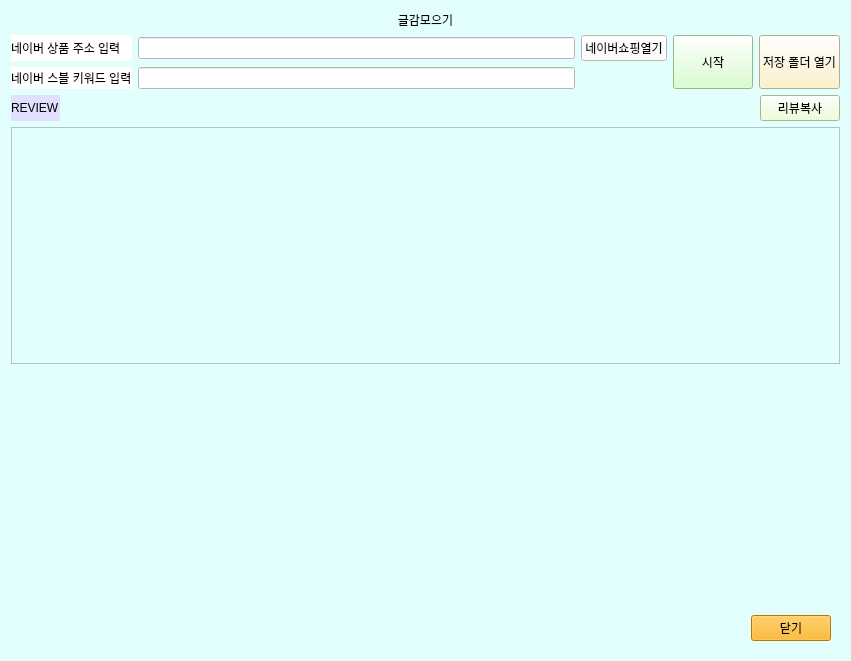
  <widget class="QWidget" name="getherwidget" native="true">
   <property name="geometry">
    <rect>
     <x>1000</x>
     <y>60</y>
     <width>851</width>
     <height>661</height>
    </rect>
   </property>
   <property name="styleSheet">
    <string notr="true">background-color: rgb(226, 255, 253);</string>
   </property>
   <layout class="QGridLayout" name="gridLayout_4">
    <item row="2" column="0">
     <layout class="QGridLayout" name="gridLayout_5">
      <item row="0" column="4" rowspan="2">
       <widget class="QPushButton" name="opengetshop">
        <property name="sizePolicy">
         <sizepolicy hsizetype="Minimum" vsizetype="Minimum">
          <horstretch>0</horstretch>
          <verstretch>0</verstretch>
         </sizepolicy>
        </property>
        <property name="styleSheet">
         <string notr="true">background-color: rgb(255, 241, 187);</string>
        </property>
        <property name="text">
         <string>저장 폴더 열기</string>
        </property>
       </widget>
      </item>
      <item row="1" column="1">
       <widget class="QLineEdit" name="getsbarticle">
        <property name="styleSheet">
         <string notr="true">background-color: rgb(255, 255, 255);</string>
        </property>
       </widget>
      </item>
      <item row="1" column="0">
       <widget class="QLabel" name="label_24">
        <property name="styleSheet">
         <string notr="true">background-color: rgb(255, 255, 255);</string>
        </property>
        <property name="text">
         <string>네이버 스블 키워드 입력</string>
        </property>
       </widget>
      </item>
      <item row="0" column="3" rowspan="2">
       <widget class="QPushButton" name="getshoppingstart">
        <property name="sizePolicy">
         <sizepolicy hsizetype="Minimum" vsizetype="Minimum">
          <horstretch>0</horstretch>
          <verstretch>0</verstretch>
         </sizepolicy>
        </property>
        <property name="styleSheet">
         <string notr="true">background-color: rgb(207, 255, 193);</string>
        </property>
        <property name="text">
         <string>시작</string>
        </property>
       </widget>
      </item>
      <item row="0" column="1">
       <widget class="QLineEdit" name="shopitemaddr">
        <property name="styleSheet">
         <string notr="true">background-color: rgb(255, 255, 255);</string>
        </property>
       </widget>
      </item>
      <item row="0" column="0">
       <widget class="QLabel" name="label_23">
        <property name="styleSheet">
         <string notr="true">background-color: rgb(255, 255, 255);</string>
        </property>
        <property name="text">
         <string>네이버 상품 주소 입력</string>
        </property>
       </widget>
      </item>
      <item row="0" column="2">
       <widget class="QPushButton" name="opennavershopping">
        <property name="styleSheet">
         <string notr="true">background-color: rgb(255, 255, 255);</string>
        </property>
        <property name="text">
         <string>네이버쇼핑열기</string>
        </property>
       </widget>
      </item>
     </layout>
    </item>
    <item row="6" column="0">
     <widget class="QWidget" name="gridWidget" native="true">
      <layout class="QGridLayout" name="gridLayout_8">
       <item row="0" column="1">
        <spacer name="horizontalSpacer_7">
         <property name="orientation">
          <enum>Qt::Horizontal</enum>
         </property>
         <property name="sizeHint" stdset="0">
          <size>
           <width>40</width>
           <height>20</height>
          </size>
         </property>
        </spacer>
       </item>
       <item row="0" column="2">
        <widget class="QPushButton" name="pushButton_9">
         <property name="styleSheet">
          <string notr="true">background-color: rgb(255, 170, 0);</string>
         </property>
         <property name="text">
          <string>닫기</string>
         </property>
        </widget>
       </item>
      </layout>
     </widget>
    </item>
    <item row="4" column="0">
     <widget class="QTextBrowser" name="reviewstext"/>
    </item>
    <item row="5" column="0">
     <spacer name="verticalSpacer_4">
      <property name="orientation">
       <enum>Qt::Vertical</enum>
      </property>
      <property name="sizeHint" stdset="0">
       <size>
        <width>20</width>
        <height>40</height>
       </size>
      </property>
     </spacer>
    </item>
    <item row="1" column="0">
     <widget class="QLabel" name="label_22">
      <property name="styleSheet">
       <string notr="true">font: 22pt &quot;맑은 고딕&quot;;</string>
      </property>
      <property name="text">
       <string>글감모으기</string>
      </property>
      <property name="alignment">
       <set>Qt::AlignCenter</set>
      </property>
     </widget>
    </item>
    <item row="3" column="0">
     <layout class="QHBoxLayout" name="horizontalLayout_18">
      <item>
       <widget class="QLabel" name="label_25">
        <property name="sizePolicy">
         <sizepolicy hsizetype="Minimum" vsizetype="Minimum">
          <horstretch>0</horstretch>
          <verstretch>0</verstretch>
         </sizepolicy>
        </property>
        <property name="styleSheet">
         <string notr="true">background-color: rgb(226, 224, 255);
font: 12pt &quot;맑은 고딕&quot;;</string>
        </property>
        <property name="text">
         <string>REVIEW</string>
        </property>
       </widget>
      </item>
      <item>
       <spacer name="horizontalSpacer_10">
        <property name="orientation">
         <enum>Qt::Horizontal</enum>
        </property>
        <property name="sizeHint" stdset="0">
         <size>
          <width>40</width>
          <height>20</height>
         </size>
        </property>
       </spacer>
      </item>
      <item>
       <widget class="QPushButton" name="copyrevies">
        <property name="styleSheet">
         <string notr="true">background-color: rgb(234, 255, 206);</string>
        </property>
        <property name="text">
         <string>리뷰복사</string>
        </property>
       </widget>
      </item>
     </layout>
    </item>
   </layout>
  </widget>
